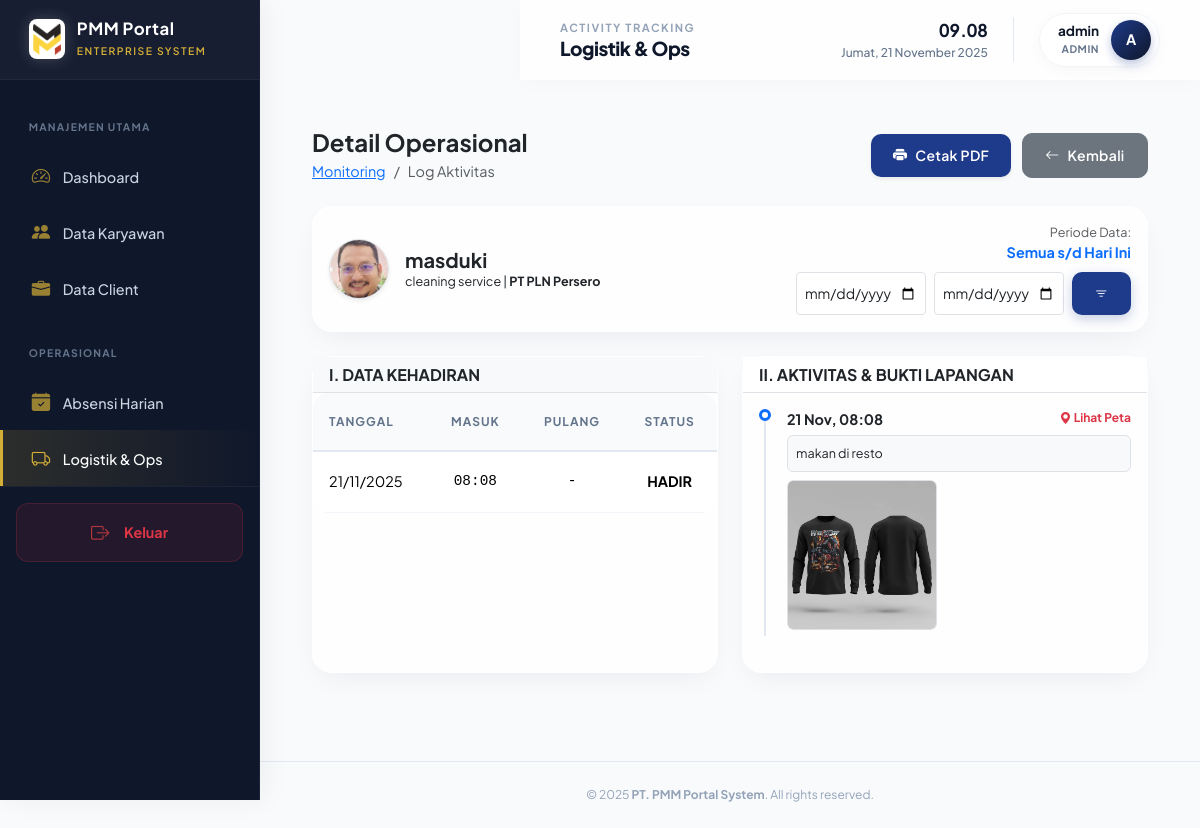
The app's page /hr/operation/1 (signed in) with its own data.
### app/models.py (models this page shows, shortened)
class User(UserMixin, db.Model):
    __tablename__ = "users"
    id = db.Column(db.Integer, primary_key=True)
    username = db.Column(db.String(100), unique=True, nullable=False)
    password_hash = db.Column(db.String(200), nullable=False)
    role = db.Column(db.String(50), nullable=False)
    created_at = db.Column(db.DateTime, default=datetime.utcnow)
    active = db.Column(db.Boolean, default=True)
    client_account = db.relationship("Client", back_populates="user", uselist=False)

class Employee(db.Model):
    __tablename__ = "employees"
    id = db.Column(db.Integer, primary_key=True)
    name = db.Column(db.String(150), nullable=False)
    position = db.Column(db.String(100))
    job_type = db.Column(db.String(50))
    join_date = db.Column(db.Date, default=date.today)
    end_date = db.Column(db.Date, nullable=True)
    status = db.Column(db.String(20), default="aktif")
    client_id = db.Column(db.Integer, db.ForeignKey("clients.id"))
    photo = db.Column(db.String(255), default="default_user.png")
    user_id = db.Column(db.Integer, db.ForeignKey("users.id"))
    user = db.relationship("User", backref="employee_account", uselist=False)
    assignments = db.relationship("Assignment", backref="employee", lazy=True, cascade="all, delete-orphan")
    attendance_records = db.relationship("Attendance", backref="employee", lazy=True, cascade="all, delete-orphan")
    personal_detail = db.relationship("EmployeePersonalDetail", backref="employee", uselist=False, cascade="all, delete-orphan")
    documents = db.relationship("EmployeeDocument", backref="employee", lazy=True, cascade="all, delete-orphan")
    activity_log = db.relationship("ActivityLog", backref="employee", lazy=True, cascade="all, delete-orphan")

class Client(db.Model):
    __tablename__ = "clients"
    id = db.Column(db.Integer, primary_key=True)
    name = db.Column(db.String(150), nullable=False)
    address = db.Column(db.String(255))
    contact_person = db.Column(db.String(100))
    phone = db.Column(db.String(50))
    user_id = db.Column(db.Integer, db.ForeignKey("users.id"), unique=True)
    user = db.relationship("User", back_populates="client_account")
    contracts = db.relationship("Contract", backref="client", lazy=True, cascade="all, delete-orphan")
    employees = db.relationship("Employee", backref="client", lazy=True) # Karyawan tidak dihapus, hanya client_id jadi NULL (default)
    assignments = db.relationship("Assignment", backref="client", lazy=True, cascade="all, delete-orphan")

class Attendance(db.Model):
    __tablename__ = "attendance"
    id = db.Column(db.Integer, primary_key=True)
    employee_id = db.Column(db.Integer, db.ForeignKey("employees.id"), nullable=False)
    date = db.Column(db.Date, default=date.today)
    status = db.Column(db.String(20))
    check_in = db.Column(db.Time)
    check_out = db.Column(db.Time)
    overtime_hours = db.Column(db.Float, default=0.0)

class ActivityLog(db.Model):
    __tablename__ = "activity_log"
    id = db.Column(db.Integer, primary_key=True)
    employee_id = db.Column(db.Integer, db.ForeignKey("employees.id"), nullable=False)
    description = db.Column(db.Text)
    latitude = db.Column(db.Float)
    longitude = db.Column(db.Float)
    image = db.Column(db.String(255))
    created_at = db.Column(db.DateTime, default=datetime.utcnow)

### app/hr/routes.py (the view)
@hr_bp.route('/operation/<int:employee_id>', methods=['GET'])
@login_required
@role_required('admin', 'hr')
def operation_detail(employee_id):
    employee = Employee.query.get_or_404(employee_id)
    start_date = request.args.get('start_date')
    end_date = request.args.get('end_date')
    try:
        if start_date:
            start_date = datetime.strptime(start_date, "%Y-%m-%d").date()
        if end_date:
            end_date = datetime.strptime(end_date, "%Y-%m-%d").date()
    except ValueError:
        flash("Format tanggal tidak valid.", "warning")
        return redirect(url_for('hr.operation_dashboard'))
    query = Attendance.query.filter_by(employee_id=employee_id).order_by(Attendance.date.desc())
    if start_date and end_date:
        query = query.filter(Attendance.date.between(start_date, end_date))
    elif start_date:
        query = query.filter(Attendance.date >= start_date)
    elif end_date:
        query = query.filter(Attendance.date <= end_date)
    attendance_history = query.all()
    logs_query = ActivityLog.query.filter_by(employee_id=employee_id)
    if start_date and end_date:
        logs_query = logs_query.filter(db.func.date(ActivityLog.created_at).between(start_date, end_date))
    elif start_date:
        logs_query = logs_query.filter(db.func.date(ActivityLog.created_at) >= start_date)
    elif end_date:
        logs_query = logs_query.filter(db.func.date(ActivityLog.created_at) <= end_date)
    work_logs = logs_query.order_by(ActivityLog.created_at.desc()).all()
    return render_template(
        'hr/operation_detail.html',
        employee=employee,
        attendance_history=attendance_history,
        work_logs=work_logs,
        start_date=start_date,
        end_date=end_date,
        today=date.today()
    )

### app/templates/hr/operation_detail.html (shortened to what this page needs)
{% extends 'base.html' %}
{% block content %}
<div class="container-fluid mt-2 mb-5 font-corp">
  <div class="d-flex justify-content-between align-items-center mb-4 no-print">
    <div>
      <h4 class="fw-bold text-dark mb-1">Detail Operasional</h4>
      <nav aria-label="breadcrumb">
        <ol class="breadcrumb mb-0 small">
          <li class="breadcrumb-item"><a href="{{ url_for('hr.operation_dashboard') }}">Monitoring</a></li>
          <li class="breadcrumb-item active">Log Aktivitas</li>
        </ol>
      </nav>
    </div>
    <div>
       <button onclick="window.print()" class="btn btn-primary btn-sm shadow-sm">
         <i class="bi bi-printer-fill me-2"></i>Cetak PDF
       </button>
       <a href="{{ url_for('hr.operation_dashboard') }}" class="btn btn-secondary btn-sm ms-2">
         <i class="bi bi-arrow-left me-2"></i>Kembali
       </a>
    </div>
  </div>
  <div class="card card-corp border-top-primary shadow-sm mb-4">
    <div class="card-body p-3">
      <div class="row align-items-center">
        <div class="col-md-6">
          <div class="d-flex align-items-center">
            <div class="no-print me-3">
              <img src="{{ url_for('static', filename='uploads/' ~ (employee.photo or 'default_user.png')) }}"
                   class="rounded-circle border shadow-sm"
                   width="60" height="60" style="object-fit:cover;">
            </div>
            <div>
              <h5 class="fw-bold text-dark mb-0">{{ employee.name }}</h5>
              <div class="small">
                  {{ employee.position or 'Staff' }} | <strong>{{ employee.client.name if employee.client else '-' }}</strong>
              </div>
            </div>
          </div>
        </div>
        <div class="col-md-6 text-md-end mt-2 mt-md-0">
            <div class="small text-muted">Periode Data:</div>
            <div class="fw-bold text-primary">
                {{ start_date if start_date else 'Semua' }} s/d {{ end_date if end_date else 'Hari Ini' }}
            </div>
            <form method="get" class="d-flex justify-content-end gap-2 mt-2 no-print">
                <input type="date" name="start_date" value="{{ start_date }}" class="form-control form-control-sm" style="width:130px;">
                <input type="date" name="end_date" value="{{ end_date }}" class="form-control form-control-sm" style="width:130px;">
                <button class="btn btn-sm btn-primary"><i class="bi bi-filter"></i></button>
            </form>
        </div>
      </div>
    </div>
  </div>
  <div class="row g-4">
    <div class="col-lg-6">
      <div class="card card-corp h-100">
        <div class="card-header-corp bg-light border-bottom p-2 px-3">
          <h6 class="m-0 fw-bold text-dark">I. DATA KEHADIRAN</h6>
        </div>
        <div class="table-responsive">
          <table class="table table-hover align-middle mb-0 table-sm">
            <thead>
              <tr>
                <th class="ps-3">Tanggal</th>
                <th class="text-center">Masuk</th>
                <th class="text-center">Pulang</th>
                <th class="text-center">Status</th>
              </tr>
            </thead>
            <tbody>
              {% for a in attendance_history %}
              <tr>
                <td class="ps-3">{{ a.date.strftime('%d/%m/%Y') }}</td>
                <td class="text-center font-monospace">{{ a.check_in.strftime('%H:%M') if a.check_in else '-' }}</td>
                <td class="text-center font-monospace">{{ a.check_out.strftime('%H:%M') if a.check_out else '-' }}</td>
                <td class="text-center fw-bold small text-uppercase">{{ a.status }}</td>
              </tr>
              {% else %}
              <tr><td colspan="4" class="text-center py-3 text-muted">Tidak ada data absensi.</td></tr>
              {% endfor %}
            </tbody>
          </table>
        </div>
      </div>
    </div>
    <div class="col-lg-6">
      <div class="card card-corp h-100 border-0">
        <div class="card-header-corp bg-white border-bottom p-2 px-3">
          <h6 class="m-0 fw-bold text-dark">II. AKTIVITAS & BUKTI LAPANGAN</h6>
        </div>
        <div class="card-body p-3 scrollable-timeline">
          {% if work_logs %}
            <div class="timeline">
              {% for log in work_logs %}
              <div class="timeline-item">
                <div class="timeline-marker bg-white border border-3 border-primary no-print"></div>
                <div class="ps-3">
                  <div class="d-flex justify-content-between align-items-start mb-1">
                    <div class="fw-bold text-dark">{{ log.created_at.strftime('%d %b, %H:%M') }}</div>
                    <div class="text-end" style="font-size: 0.75rem;">
                        {% if log.latitude and log.longitude %}
                            <a href="https://www.google.com/maps?q={{ log.latitude }},{{ log.longitude }}"
                               target="_blank"
                               class="text-decoration-none text-danger no-print fw-bold">
                               <i class="bi bi-geo-alt-fill"></i> Lihat Peta
                            </a>
                        {% else %}
                            <span class="text-muted fst-italic">Lokasi -</span>
                        {% endif %}
                    </div>
                  </div>
                  <div class="p-2 bg-light border rounded mb-2">
                      <p class="mb-0 text-dark small">{{ log.description }}</p>
                  </div>
                  {% if log.image %}
                    <div class="image-container" onclick="showImage('{{ url_for('static', filename=log.image) }}', '{{ log.description | replace("'", "\\'") }}')">
                      <img src="{{ url_for('static', filename=log.image) }}"
                           class="img-fluid rounded border activity-image"
                           alt="Bukti Foto">
                    </div>
                  {% endif %}
                </div>
              </div>
              {% endfor %}
            </div>
          {% else %}
            <div class="text-center py-3 text-muted border rounded bg-light">Belum ada log aktivitas.</div>
          {% endif %}
        </div>
      </div>
    </div>
  </div>
</div>
{% endblock %}

### app/templates/base.html (shortened to what this page needs)
<!DOCTYPE html>
<html lang="id">
<head>
  <link href="https://cdn.jsdelivr.net/npm/bootstrap@5.3.3/dist/css/bootstrap.min.css" rel="stylesheet" />
  <link href="https://cdn.jsdelivr.net/npm/bootstrap-icons@1.11.3/font/bootstrap-icons.css" rel="stylesheet" />
  <link rel="stylesheet" href="{{ url_for('static', filename='css/luxury.css') }}">
</head>
<body>
  <aside class="sidebar" id="sidebar">
    <div class="sidebar-header">
      <a href="{{ url_for('hr.hr_dashboard') if current_user.role in ['admin', 'hr'] else '#' }}" class="brand-logo">
        <img src="{{ url_for('static', filename='uploads/logo login.png') }}" alt="PMM Logo" />
        <div class="brand-text">
          <h5>PMM Portal</h5>
          <small>Enterprise System</small>
        </div>
      </a>
    </div>
    <div class="sidebar-content" style="flex: 1; overflow-y: auto; padding-top: 10px;">
      <nav class="nav flex-column">
        {% if current_user.is_authenticated %}
          {% if current_user.role in ['admin', 'hr'] %}
            <div class="nav-section">Manajemen Utama</div>
            <a class="nav-link {% if request.path.startswith('/hr/dashboard') %}active{% endif %}" href="{{ url_for('hr.hr_dashboard') }}">
              <i class="bi bi-speedometer2"></i> Dashboard
            </a>
            <a class="nav-link {% if request.path.startswith('/hr/employees') %}active{% endif %}" href="{{ url_for('hr.manage_employees') }}">
              <i class="bi bi-people-fill"></i> Data Karyawan
            </a>
            <a class="nav-link {% if request.path.startswith('/hr/clients') %}active{% endif %}" href="{{ url_for('hr.manage_clients') }}">
              <i class="bi bi-briefcase-fill"></i> Data Client
            </a>
            <div class="nav-section">Operasional</div>
            <a class="nav-link {% if request.path.startswith('/hr/attendance') %}active{% endif %}" href="{{ url_for('hr.attendance_dashboard') }}">
              <i class="bi bi-calendar-check-fill"></i> Absensi Harian
            </a>
            <a class="nav-link {% if request.path.startswith('/hr/operation') %}active{% endif %}" href="{{ url_for('hr.operation_dashboard') }}">
              <i class="bi bi-truck"></i> Logistik & Ops
            </a>
          {% elif current_user.role == 'employee' %}
            <div class="nav-section">Karyawan</div>
            <a class="nav-link {% if request.path.startswith('/employee/dashboard') %}active{% endif %}" href="{{ url_for('employee.dashboard_employee') }}">
              <i class="bi bi-person-workspace"></i> Portal Saya
            </a>
          {% elif current_user.role == 'client' %}
            <div class="nav-section">Mitra</div>
            <a class="nav-link {% if request.path.startswith('/client/dashboard') %}active{% endif %}" href="{{ url_for('client.dashboard_client') }}">
              <i class="bi bi-graph-up-arrow"></i> Monitoring
            </a>
          {% endif %}
        {% endif %}
      </nav>
    </div>
    <div class="mt-auto p-3" style="border-top: 1px solid rgba(255,255,255,0.05);">
      {% if current_user.is_authenticated %}
      <a href="{{ url_for('auth.logout') }}" class="nav-link text-danger fw-bold d-flex align-items-center justify-content-center" style="background: rgba(220, 53, 69, 0.1); border-radius: 12px; border: 1px solid rgba(220, 53, 69, 0.2);">
        <i class="bi bi-box-arrow-right me-2" style="color: #ef4444;"></i> Keluar
      </a>
      {% endif %}
    </div>
  </aside>
  <div class="main-content">
    <header class="top-navbar">
      <div class="d-flex align-items-center gap-3">
        <div class="page-title-wrapper">
          <span class="page-subtitle">PMM Enterprise</span>
          <h4 class="page-title-main" id="dynamicPageTitle">Dashboard</h4>
        </div>
      </div>
      <div class="d-flex align-items-center">
        <div class="datetime-box d-none d-md-block">
          <div class="live-clock" id="liveClock">00:00</div>
          <div class="live-date" id="currentDate">...</div>
        </div>
        {% if current_user.is_authenticated %}
        <div class="user-pill">
          <div class="user-info d-none d-md-block">
             <span class="user-name">{{ current_user.username }}</span>
             <span class="user-role">{{ current_user.role }}</span>
          </div>
          <div class="avatar-circle">
             {{ current_user.username[0]|upper if current_user.username else 'U' }}
          </div>
        </div>
        {% endif %}
      </div>
    </header>
    <div class="content-body">
      {% block content %}{% endblock %}
    </div>
    <footer style="background: transparent; padding: 1.5rem 2.5rem; text-align: center; font-size: 0.75rem; color: #94a3b8; border-top: 1px solid #e2e8f0; margin-top: auto;">
      <span>&copy; {{ current_year or 2025 }} <strong>PT. PMM Portal System</strong>. All rights reserved.</span>
    </footer>
  </div>
</body>
</html>

### records on screen
User: username "admin", role "ADMIN", username "A"
Employee: photo (picture), name "masduki", position "cleaning service"
Client: client "PT PLN Persero"
Attendance: date "21/11/2025", check_in "08:08", check_out "-", status "HADIR"
ActivityLog: created_at "21 Nov, 08:08", description "makan di resto", image (picture)

### other values on screen
{{ start_date if start_date else 'Semua' }} "Semua"
{{ end_date if end_date else 'Hari Ini' }} "Hari Ini"
{{ current_year or 2025 }} "2025"
